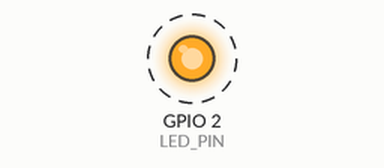
Simulated run of this sketch. Board: ESP32. On the bench: output pins drawn as LEDs (lit = HIGH). Dashed ring = blinking. The ROS host is connected and sends only what is stated; what the sketch prints to the serial monitor is not drawn.

Above: at 4.5 s.
Timing chart, 0 to 8.6 s (numbered marks = the images above):
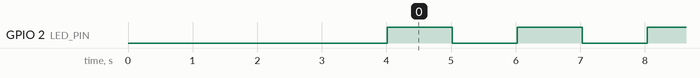

The sketch:

test_microros_connectivity.ino
```cpp
/**
 * Stage 1: micro-ROS Basic Connectivity Test
 *
 * Tests:
 * - Serial connection to micro-ROS agent
 * - Publisher creation
 * - Heartbeat message publishing
 *
 * No motor control, no PS5 - just validates micro-ROS communication
 */

#include <micro_ros_arduino.h>
#include <rcl/rcl.h>
#include <rclc/rclc.h>
#include <rclc/executor.h>
#include <std_msgs/msg/string.h>

// micro-ROS objects
rcl_publisher_t publisher;
std_msgs__msg__String msg;
rclc_support_t support;
rcl_allocator_t allocator;
rcl_node_t node;

#define LED_PIN 2  // Built-in LED

void setup() {
  Serial.begin(115200);
  pinMode(LED_PIN, OUTPUT);
  delay(2000);

  Serial.println("\n========================================");
  Serial.println("  Stage 1: micro-ROS Connectivity Test");
  Serial.println("========================================\n");

  // Set micro-ROS transport to Serial
  set_microros_transports();
  delay(2000);

  // Initialize micro-ROS
  allocator = rcl_get_default_allocator();
  rclc_support_init(&support, 0, NULL, &allocator);
  rclc_node_init_default(&node, "esp32_test_node", "", &support);

  // Create publisher
  rclc_publisher_init_default(
    &publisher,
    &node,
    ROSIDL_GET_MSG_TYPE_SUPPORT(std_msgs, msg, String),
    "esp32/heartbeat"
  );

  // Allocate message memory
  msg.data.data = (char*)malloc(100 * sizeof(char));
  msg.data.size = 0;
  msg.data.capacity = 100;

  Serial.println("✓ micro-ROS initialized");
  Serial.println("✓ Publisher: /esp32/heartbeat");
  Serial.println("\nPublishing heartbeat...\n");
}

void loop() {
  static unsigned long lastPublish = 0;
  static int counter = 0;

  if (millis() - lastPublish >= 1000) {
    lastPublish = millis();

    sprintf(msg.data.data, "Heartbeat %d", counter++);
    msg.data.size = strlen(msg.data.data);

    rcl_ret_t ret = rcl_publish(&publisher, &msg, NULL);
    if (ret == RCL_RET_OK) {
      Serial.printf("✓ Published: %s\n", msg.data.data);
      digitalWrite(LED_PIN, !digitalRead(LED_PIN));
    } else {
      Serial.printf("✗ Publish failed: %d\n", ret);
    }
  }
  delay(10);
}
```

Measured:
- by itself, GPIO 2 (LED_PIN): alternates HIGH for 1.0 s and LOW for 1.0 s
